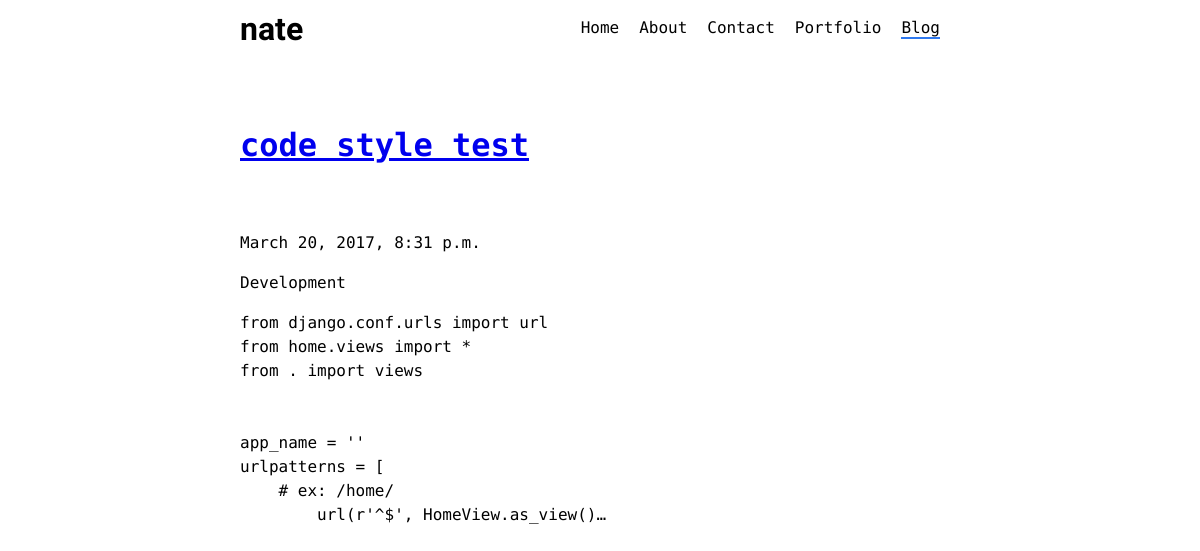
/blog, run on an earlier commit of the app's database.
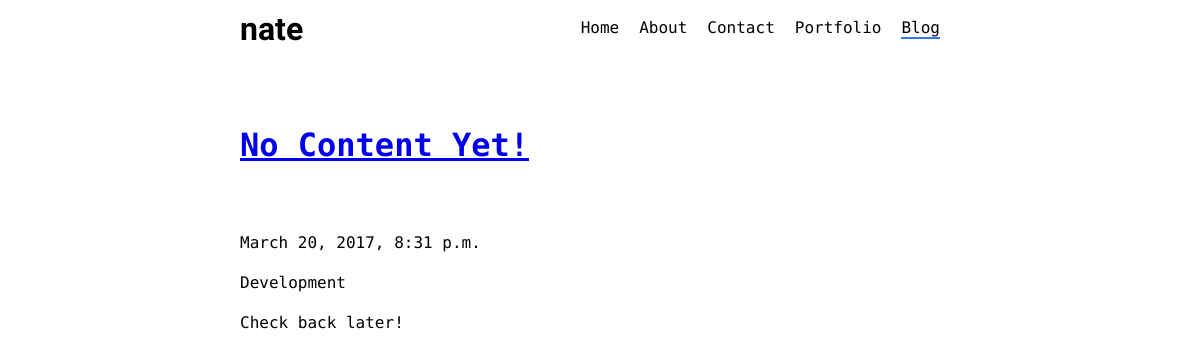
And on a later commit of the database.
### home/models.py (models this page shows, shortened)
class Post(models.Model):
	title = models.CharField(max_length=50, unique=True)
	author = models.CharField(max_length=50)
	content = models.TextField(help_text="<pre class='prettyprint'></pre>")
	published = models.DateTimeField()
	slug = models.SlugField(max_length=100, unique=True, blank=True)
	category = models.ForeignKey('home.Category')

class Category(models.Model):
	title = models.CharField(max_length=100, unique=True)
	slug = models.SlugField(max_length=100, unique=True, blank=True)
	def __str__(self):
		return self.title

### home/views.py (the view)
# urls.py: url(r'^blog$', BlogListView.as_view()),
class BlogListView(ListView):
	template_name = "home/blog.html"
	model = Post
	def get_context_data(self, **kwargs):
		context = dict()
		all_posts = Post.objects.all()
		context['post_list'] = all_posts.order_by('-published')
		return context

### home/templates/home/blog.html (shortened to what this page needs)
{% extends 'home/base.html' %}
{% block content %}
<div class="container">
{% for post in post_list %}
<a href="/blog/{{ post.slug }}"><h1> {{ post.title }} </h1></a>
<p> {{ post.published }} </p>
<p> {{ post.category }} </p>
<p> {{ post.content|safe|truncatechars:200 }}</p>
{% endfor %}
</div>
{% endblock %}

What changed in the data, as far as the page shows it:
changed Post "Development": title "code style test" → "No Content Yet!"; content "from django.conf.urls import url from home.views import * from . import views app_name = '' urlpatterns = [ # ex: /home/ url(r'^$', HomeView.as_view()…" → "Check back later!"
